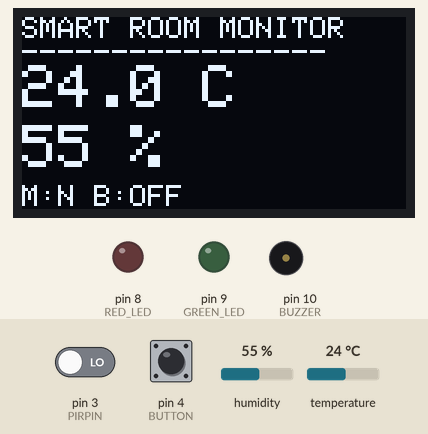
This sketch was run on a simulated Arduino Uno, built with avr-gcc and run on an emulated ATmega328P. On the bench: 128×64 one-colour display, output pins drawn as LEDs (lit = HIGH), buzzer (waves = sounding). The test bench sets the inputs (shaded band); at power-on: temperature 24 °C, pin 3 (PIRPIN) LOW, pin 4 (BUTTON) HIGH, humidity 55 %. What the sketch prints to the serial monitor is not drawn.

Above: at 6.2 s.
6.3 s: temperature set to 29.7 °C
At 7.8 s:
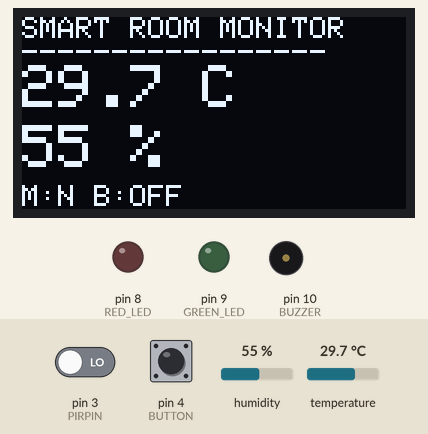
8.6 s: temperature set to 30.7 °C
At 10.1 s:
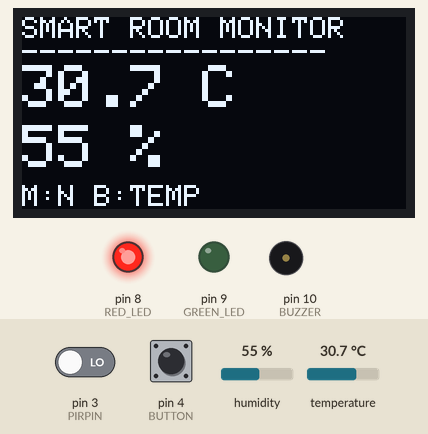
12.2 s: pin 3 (PIRPIN) driven HIGH
At 13.2 s:
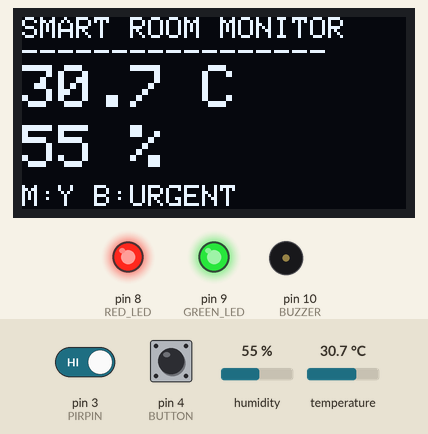
15.0 s: temperature set to 12 °C
At 16.3 s:
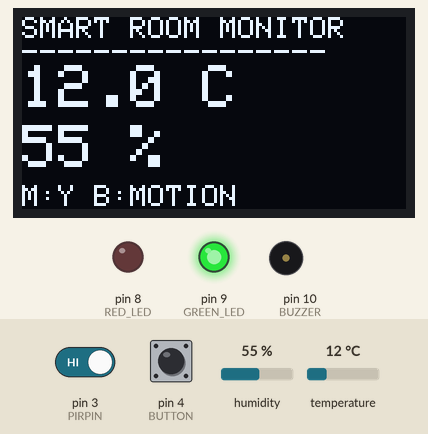
18.2 s: pin 4 (BUTTON) pulled LOW for 3.2 s
At 19.9 s:
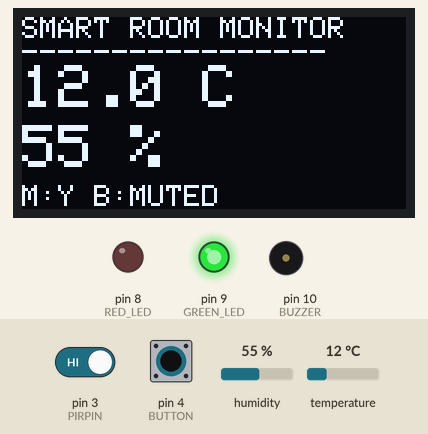
23.1 s: humidity set to 22 %
At 24.6 s:
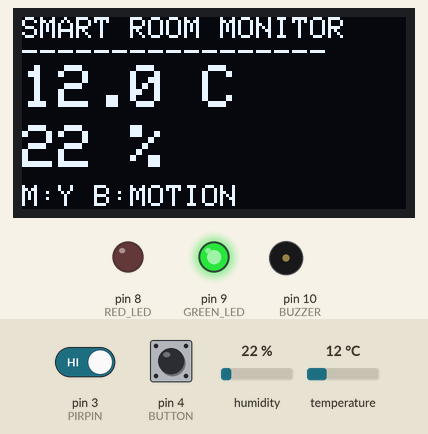
Timing chart, 0 to 27.5 s (numbered marks = the images above; inputs shaded):
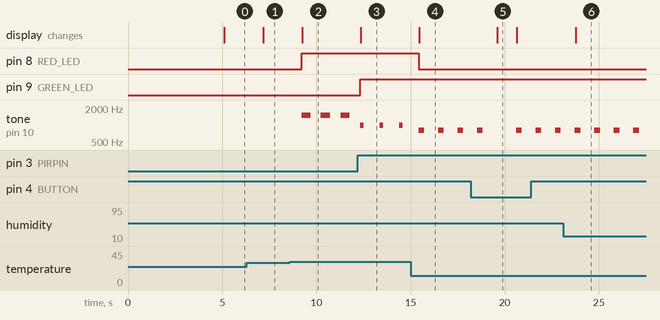

Measured:
- the behaviour switches between 30 and 30.1 °C on temperature (found by bisection; images 1 and 2)
- after the input at 6.3 s, the display: changes after 0.87 s (image 1)
- after the input at 8.6 s, pin 8 (RED_LED): LOW → HIGH after 0.61 s; tone on pin 10 (BUZZER): alternates 1500 Hz for 0.50 s and silent for 0.54 s, starting after 0.61 s; the display: changes after 0.65 s (image 2)
- after the input at 12.2 s, pin 9 (GREEN_LED): LOW → HIGH after 0.12 s; the display: changes after 0.15 s (image 3)
- after the input at 15.0 s, pin 8 (RED_LED): HIGH → LOW after 0.43 s; the display: changes after 0.46 s (image 4)
- after the input at 18.2 s, the display: changes after 1.4 s (image 5)
- after the input at 23.1 s, the display: changes after 0.66 s (image 6)

The sketch:

day10_refactored.ino
```cpp
#include <Wire.h>
#include <Adafruit_GFX.h>
#include <Adafruit_SSD1306.h>
#include "DHT.h"

#define SCREEN_WIDTH 128
#define SCREEN_HEIGHT 64
#define OLED_RESET -1

Adafruit_SSD1306 display(SCREEN_WIDTH, SCREEN_HEIGHT, &Wire, OLED_RESET);

#define DHTPIN 2
#define DHTTYPE DHT22
#define PIRPIN 3
#define RED_LED 8
#define GREEN_LED 9
#define BUZZER 10
#define BUTTON 4

#define TEMP_THRESHOLD 30.0
#define DEBOUNCE_DELAY 50

DHT dht(DHTPIN, DHTTYPE);

// --- Global state ---
bool muted = false;
bool lastButtonState = HIGH;
unsigned long lastDebounceTime = 0;

float temperature = 0.0;
float humidity = 0.0;
bool dhtOk = false;
bool tempAlert = false;
bool motionAlert = false;
const __FlashStringHelper* buzzMode = NULL;   // assigned inside updateBuzzer()

// --- Function prototypes ---
void handleButton();
void readSensors();
void updateAlerts();
void updateBuzzer();
void updateSerial();
void updateOLED();

void setup() {
  Serial.begin(9600);

  if (!display.begin(SSD1306_SWITCHCAPVCC, 0x3C)) {
    Serial.println(F("OLED init failed"));
    for (;;);
  }

  dht.begin();
  pinMode(PIRPIN, INPUT);
  pinMode(RED_LED, OUTPUT);
  pinMode(GREEN_LED, OUTPUT);
  pinMode(BUZZER, OUTPUT);
  pinMode(BUTTON, INPUT_PULLUP);

  digitalWrite(RED_LED, LOW);
  digitalWrite(GREEN_LED, LOW);
  noTone(BUZZER);

  display.clearDisplay();
  display.setTextSize(1);
  display.setTextColor(SSD1306_WHITE);
  display.setCursor(0, 0);
  display.println(F("Smart Room Monitor"));
  display.println(F("Warming up PIR..."));
  display.display();

  Serial.println(F("Smart Room Monitor - Day 10"));
  Serial.println(F("Warming up PIR sensor..."));
  delay(5000);
  Serial.println(F("PIR ready."));
}

void loop() {
  handleButton();
  readSensors();
  updateAlerts();
  updateBuzzer();
  updateSerial();
  updateOLED();
  delay(1000);
}

// --- Reads button, debounces, toggles mute ---
void handleButton() {
  bool reading = digitalRead(BUTTON);
  if (reading != lastButtonState) {
    lastDebounceTime = millis();
  }
  if ((millis() - lastDebounceTime) > DEBOUNCE_DELAY) {
    if (reading == LOW) {
      muted = !muted;
      Serial.print(F("Mute: "));
      Serial.println(muted ? F("ON") : F("OFF"));
    }
  }
  lastButtonState = reading;
}

// --- Reads DHT22 and PIR, updates sensor state ---
void readSensors() {
  humidity = dht.readHumidity();
  temperature = dht.readTemperature();
  dhtOk = !(isnan(humidity) || isnan(temperature));
  motionAlert = (digitalRead(PIRPIN) == HIGH);
}

// --- Decides alerts, sets LEDs ---
void updateAlerts() {
  tempAlert = (dhtOk && temperature > TEMP_THRESHOLD);
  digitalWrite(RED_LED, tempAlert);
  digitalWrite(GREEN_LED, motionAlert);
}

// --- Controls buzzer based on alerts + mute ---
void updateBuzzer() {
  if (muted) {
    buzzMode = F("MUTED");
    noTone(BUZZER);
    return;
  }

  if (tempAlert && motionAlert) {
    buzzMode = F("URGENT");
    tone(BUZZER, 1000, 200);
  } else if (tempAlert) {
    buzzMode = F("TEMP");
    tone(BUZZER, 1500, 500);
  } else if (motionAlert) {
    buzzMode = F("MOTION");
    tone(BUZZER, 800, 300);
  } else {
    buzzMode = F("OFF");
    noTone(BUZZER);
  }
}

// --- Prints one line to Serial Monitor ---
void updateSerial() {
  if (!dhtOk) {
    Serial.println(F("DHT read failed!"));
    return;
  }
  Serial.print(F("Temp: "));
  Serial.print(temperature);
  Serial.print(F(" C | Hum: "));
  Serial.print(humidity);
  Serial.print(F(" % | M:"));
  Serial.print(motionAlert ? F("Y") : F("N"));
  Serial.print(F(" | Buzzer: "));
  Serial.println(buzzMode);
}

// --- Redraws the OLED display ---
void updateOLED() {
  display.clearDisplay();
  display.setCursor(0, 0);
  display.setTextSize(1);
  display.println(F("SMART ROOM MONITOR"));
  display.println(F("-----------------"));

  display.setTextSize(2);
  display.setCursor(0, 16);
  if (dhtOk) { display.print(temperature, 1); display.print(F(" C")); }
  else       { display.print(F("ERR")); }

  display.setCursor(0, 36);
  if (dhtOk) { display.print(humidity, 0); display.print(F(" %")); }
  else       { display.print(F("ERR")); }

  display.setTextSize(1);
  display.setCursor(0, 56);
  display.print(F("M:"));
  display.print(motionAlert ? F("Y") : F("N"));
  display.print(F(" B:"));
  display.print(buzzMode);

  display.display();
}
```
